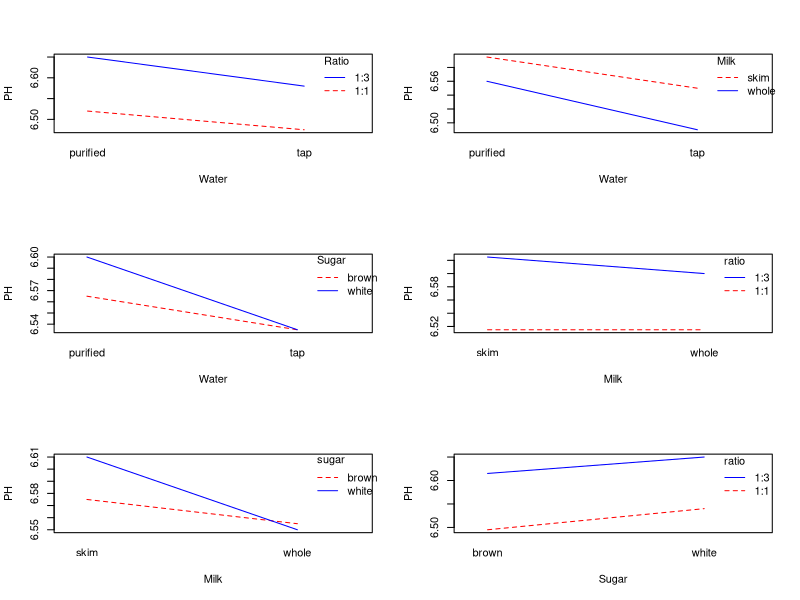

This figure's R source:
## ---- chunk 1
knitr::opts_chunk$set(echo = TRUE)
library(knitr)
library(tidyr)
library(ggplot2)
## ---- chunk 2
ratio <- factor(rep(c("1:1","1:3"),each=2))
block=factor(rep(c(1,2),times=2))
data =c(6.28,6.64,6.43,6.70,
        6.36,6.55,6.31,6.64,
        6.38,6.64,6.41,6.75,
        6.40,6.58,6.52,6.65,
        6.48,6.60,6.50,6.72,
        6.44,6.56,6.56,6.70,
        6.46,6.62,6.60,6.70,
        6.40,6.57,6.59,6.75)
t=as.data.frame(matrix(data,nrow=4))
t=cbind(ratio,block,t)
t
## ---- chunk 3
colnames(t)[3:10]=c("tap whole white","tap whole brown","tap skim white","tap skim brown","purif whole white","purif whole brown","purif skim white","purif skim brown")
kable(t)
d=pivot_longer(
  t,
  cols=-c("ratio","block"),
  values_to="PH"
)
d
## ---- chunk 4
d$water=factor(rep(rep(c("tap","purified"),each=4),times=4))
d$milk = factor(rep(rep(c("whole","skim"),each=2),times=8))
d$sugar=factor(rep(c("white","brown"),times=16))
d$name=NULL
fit <- aov(PH ~water+milk+ratio+sugar+water:milk+water:ratio+water:sugar+milk:ratio+milk:sugar+ratio:sugar+block,d)
anova(fit)
## ---- chunk 5
par(mfrow=c(3,2),font = 10) 

interaction.plot(x.factor = d$water,
trace.factor = d$ratio,
response = d$PH,
fun = median,
ylab = "PH",
xlab = "Water",
col = c("red", "blue","black"),
trace.label = "Ratio")

interaction.plot(x.factor = d$water,
trace.factor = d$milk,
response = d$PH,
fun = median,
ylab = "PH",
xlab = "Water",
col = c("red", "blue","black"),
trace.label = "Milk")

interaction.plot(x.factor = d$water,
trace.factor = d$sugar,
response = d$PH,
fun = median,
ylab = "PH",
xlab = "Water",
col = c("red", "blue","black"),
trace.label = "Sugar")


interaction.plot(x.factor = d$milk,
trace.factor = d$ratio,
response = d$PH,
fun = median,
ylab = "PH",
xlab = "Milk",
col = c("red", "blue","black"),
trace.label = "ratio")


interaction.plot(x.factor = d$milk,
trace.factor = d$sugar,
response = d$PH,
fun = median,
ylab = "PH",
xlab = "Milk",
col = c("red", "blue","black"),
trace.label = "sugar")

interaction.plot(x.factor = d$sugar,
trace.factor = d$ratio,
response = d$PH,
fun = median,
ylab = "PH",
xlab = "Sugar",
col = c("red", "blue","black"),
trace.label = "ratio")
